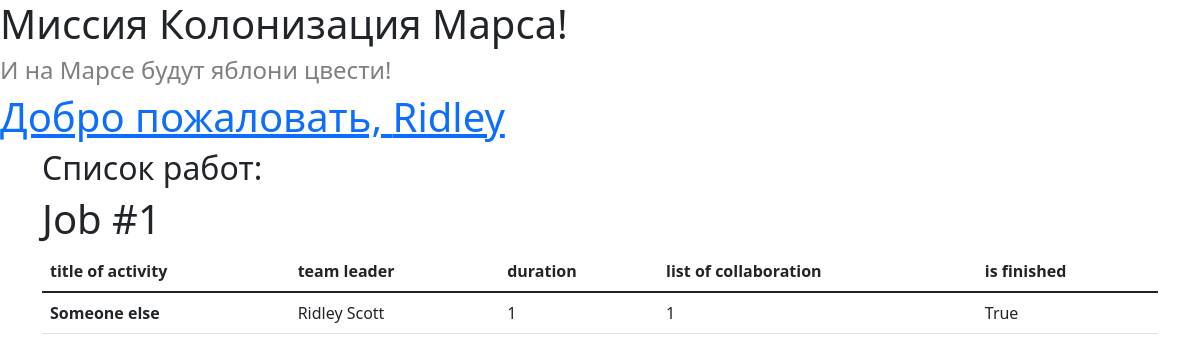
The page / (signed in) on the database its author committed.
### data/users.py (models this page shows, shortened)
class User(SqlAlchemyBase, UserMixin):
    __tablename__ = 'users'
    id = sqlalchemy.Column(sqlalchemy.Integer,
                           primary_key=True, autoincrement=True)
    surname = sqlalchemy.Column(sqlalchemy.String, nullable=False)
    name = sqlalchemy.Column(sqlalchemy.String, nullable=False)
    age = sqlalchemy.Column(sqlalchemy.Integer, nullable=True)
    position = sqlalchemy.Column(sqlalchemy.String, nullable=False)
    speciality = sqlalchemy.Column(sqlalchemy.String, nullable=False)
    address = sqlalchemy.Column(sqlalchemy.String, nullable=False)
    email = sqlalchemy.Column(sqlalchemy.String, unique=True, nullable=True)
    hashed_password = sqlalchemy.Column(sqlalchemy.String, nullable=True)
    modified_date = sqlalchemy.Column(sqlalchemy.DateTime,
                                      default=datetime.datetime.now)
    jobs = orm.relation("Jobs", back_populates='user')

### data/jobs.py (models this page shows)
class Jobs(SqlAlchemyBase, SerializerMixin):
    __tablename__ = 'jobs'
    id = sqlalchemy.Column(sqlalchemy.Integer,
                           primary_key=True, autoincrement=True)
    team_leader = sqlalchemy.Column(sqlalchemy.Integer, sqlalchemy.ForeignKey('users.id'), nullable=True)
    job = sqlalchemy.Column(sqlalchemy.String, nullable=True)
    work_size = sqlalchemy.Column(sqlalchemy.Integer, nullable=True)
    collaborators = sqlalchemy.Column(sqlalchemy.String, nullable=True)
    start_date = sqlalchemy.Column(sqlalchemy.Date, default=datetime.date.today)
    end_date = sqlalchemy.Column(sqlalchemy.Date, default=datetime.date.today)
    is_finished = sqlalchemy.Column(sqlalchemy.Boolean, default=False)
    user = orm.relation('User')

### Промежуточный этап создания приложения.py (the view)
@app.route('/')
def func():
    db_sess = db_session.create_session()
    if current_user.is_authenticated:
        jobs = current_user.jobs
    else:
        jobs = db_sess.query(Jobs).all()
    return render_template('start.html', current_user=current_user, jobs=jobs, len_jobs=len(jobs))

### data/db_session.py (called while the page is built)
def create_session() -> Session:
    global __factory
    return __factory()

### Промежуточный этап создания приложения.py (called while the page is built)
@login_manager.user_loader
def load_user(user_id):
    db_sess = db_session.create_session()
    return db_sess.query(User).get(user_id)

### templates/start.html (shortened to what this page needs)
{% extends "base.html" %}
{% block content %}
<body>
    <h2>Список работ:</h2>
  {% for i in range(len_jobs) %}
    <h1>Job #{{ i + 1 }}</h1>
    <table class="table">
  <thead>
    <tr>
      <th scope="col">title of activity</th>
      <th scope="col">team leader</th>
      <th scope="col">duration</th>
      <th scope="col">list of collaboration</th>
      <th scope="col">is finished</th>
    </tr>
  </thead>
  <tbody>
    <tr>
      <th scope="row">{{ jobs[i].job }}</th>
      <td>{{ jobs[i].user.name }} {{ jobs[i].user.surname }}</td>
      <td>{{ jobs[i].work_size }}</td>
      <td>{{ jobs[i].collaborators }}</td>
      <td>{{ jobs[i].is_finished }}</td>
    </tr>  </tbody>
</table>
    {% endfor %}
</body>
{% endblock %}

### templates/base.html (shortened to what this page needs)
<!DOCTYPE html>
<html lang="ru">
<head>
    <link rel="stylesheet"
          href="../static/css/bootstrap.min.css">
</head>
<body>
    <h1 class="text-start">Миссия Колонизация Марса!</h1>
    <h4 class='text-black-50'>И на Марсе будут яблони цвести!</h4>
    {% if current_user.is_authenticated and simple == null %}
    <a href="/logout"><h1 class="text-reset">Добро пожаловать, {{ current_user.name }}</h1></a>
    {% endif %}
<main role="main" class="container">
    {% block content %}{% endblock %}
</main>
</body>
</html>

### rows shown on the page
User: name "Ridley", name "Ridley", surname "Scott"
Jobs: job "Someone else", work_size "1", collaborators "1", is_finished "True"

### other values the page prints
{{ i + 1 }} "1"
